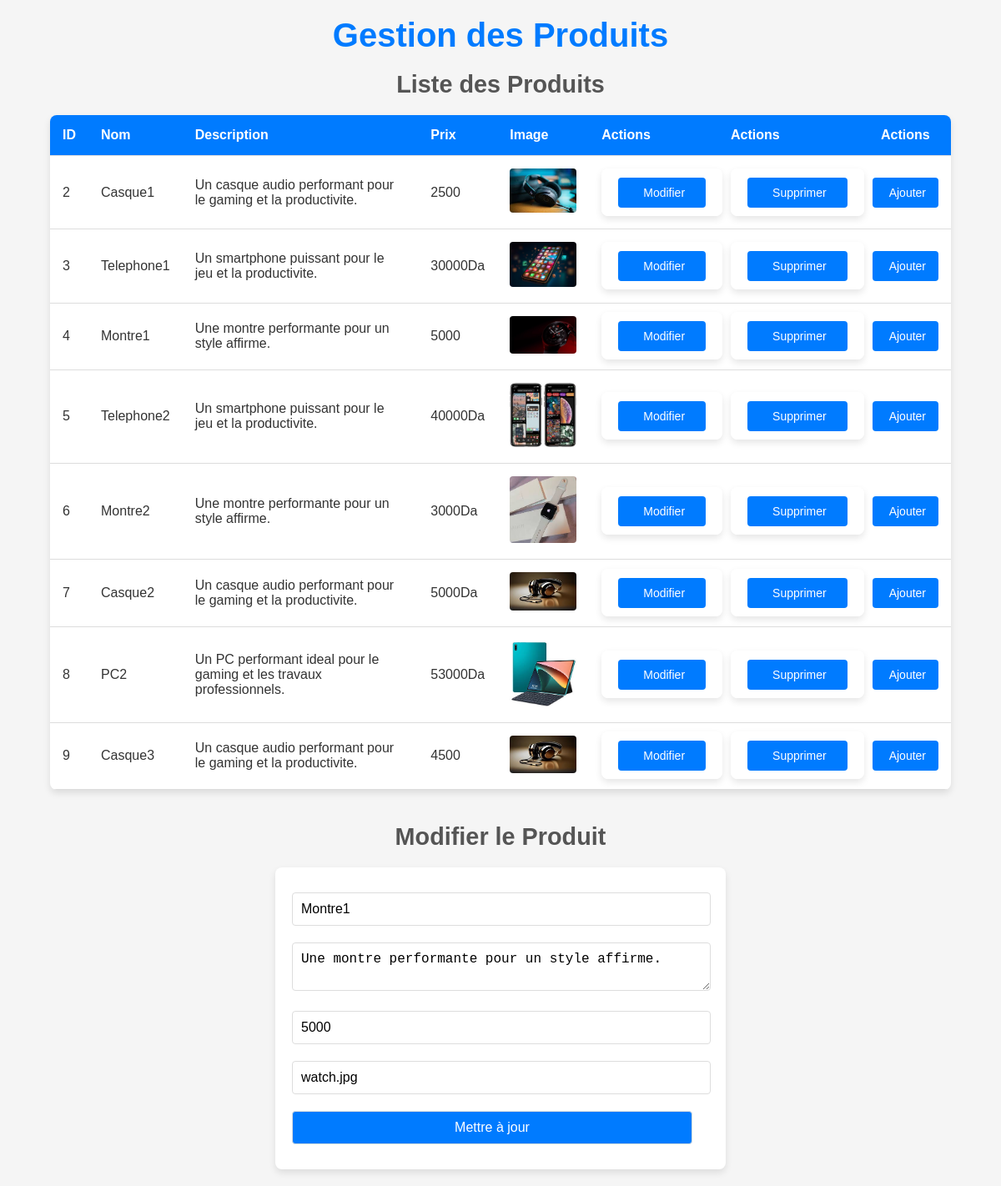
/gestion_produits.php?edit=4 (signed in), run on the app's committed database.
### tables this page shows
CREATE TABLE IF NOT EXISTS `products` (
  `id` int(11) NOT NULL AUTO_INCREMENT,
  `name` varchar(255) NOT NULL,
  `image` varchar(255) NOT NULL,
  `description` text,
  `price` varchar(50) DEFAULT NULL,
  `rating` int(11) DEFAULT NULL,
  PRIMARY KEY (`id`)
);

### gestion_produits.php (the view, shortened to what this page needs)
<?php
include 'config.php';
if (isset($_GET['edit'])) {
    $id = intval($_GET['edit']);
    $stmt = $pdo->prepare("SELECT * FROM products WHERE id = ?");
    $stmt->execute([$id]);
    $product = $stmt->fetch(PDO::FETCH_ASSOC);
}
$stmt = $pdo->query("SELECT * FROM products");
$produits = $stmt->fetchAll(PDO::FETCH_ASSOC);
?>
<!DOCTYPE html>
<html lang="fr">
<head>
    <link rel="stylesheet" href="style1.css">
    <link href="https://unpkg.com/boxicons@2.1.4/css/boxicons.min.css" rel="stylesheet">
</head>
<body>
    <h1 id="main-title">Gestion des Produits</h1>
    <h2 id="product-list-title">Liste des Produits</h2>
    <table id="product-table">
        <thead>
            <tr>
                <th>ID</th>
                <th>Nom</th>
                <th>Description</th>
                <th>Prix</th>
                <th>Image</th>
                <th>Actions</th>
                <th>Actions</th>
                <th>Actions</th>
            </tr>
        </thead>
        <tbody>
            <?php foreach ($produits as $produit): ?>
            <tr>
                <td><?php echo $produit['id']; ?></td>
                <td><?php echo htmlspecialchars($produit['name']); ?></td>
                <td><?php echo htmlspecialchars($produit['description']); ?></td>
                <td><?php echo htmlspecialchars($produit['price']); ?> </td>
                <td>
                    <img src="<?php echo htmlspecialchars($produit['image']); ?>" alt="<?php echo htmlspecialchars($produit['name']); ?>" style="width: 100px;">
                </td>
                <td>
                      <form action="" method="GET" style="display:inline;">
                               <button type="submit" class="action-button"><i class="fas fa-edit"></i> Modifier</button>
                         </form>
                </td>
                <td>
                      <form action="" method="GET" style="display:inline;">
                             <button type="submit" class="action-button" onclick="return confirm('Êtes-vous sûr de vouloir supprimer ce produit ?');">
                              <i class="fas fa-trash"></i> Supprimer
                             </button>
                      </form>
              </td>
              <td>
                   <button class="action-button" onclick="document.getElementById('add-product-form').style.display='block'; document.getElementById('add-product-title').style.display='block';">
                   <i class="fas fa-plus"></i> Ajouter
                  </button>
                </td>
            </tr>
            <?php endforeach; ?>
        </tbody>
    </table>
    <?php if (isset($product)): ?>
        <h2 id="edit-product-title">Modifier le Produit</h2>
        <form id="edit-product-form" method="POST" action="">
            <input type="text" name="name" value="<?php echo htmlspecialchars($product['name']); ?>" required>
            <textarea name="description" required><?php echo htmlspecialchars($product['description']); ?></textarea>
            <input type="number" name="price" value="<?php echo htmlspecialchars($product['price']); ?>" required>
            <input type="text" name="image" value="<?php echo htmlspecialchars($product['image']); ?>" required>
            <button type="submit" name="update_product">Mettre à jour</button>
        </form>
    <?php endif; ?>
 </body>
</html>

### style1.css (style rules this page uses)
body { font-family: Arial, sans-serif; margin: 0; padding: 0; background-color: #f5f5f5; color: #333; }
#main-title { text-align: center; font-size: 2.5rem; margin: 20px 0; color: #007BFF; }
#product-list-title, #add-product-title, #edit-product-title { text-align: center; margin: 20px 0; font-size: 1.8rem; color: #555; }
#product-table { width: 90%; margin: 0 auto 40px; border-collapse: collapse; background-color: #fff; box-shadow: 0 4px 8px rgba(0, 0, 0, 0.1); border-radius: 8px; overflow: hidden; }
#product-table thead { background-color: #007BFF; color: white; }
#product-table th, #product-table td { padding: 15px; text-align: left; border-bottom: 1px solid #ddd; }
#product-table th:last-child, #product-table td:last-child { text-align: center; }
#product-table img { max-width: 80px; border-radius: 4px; }
.action-button { padding: 10px 15px; border: none; border-radius: 4px; cursor: pointer; font-size: 14px; margin: 5px 0; transition: background-color 0.3s ease, transform 0.2s ease; }
.action-button { background-color: #007BFF; color: white; }
form { width: 90%; max-width: 500px; margin: 20px auto; background-color: #fff; padding: 20px; border-radius: 8px; box-shadow: 0 4px 8px rgba(0, 0, 0, 0.1); }
form input, form textarea, form button { width: calc(100% - 20px); margin: 10px 0; padding: 10px; border: 1px solid #ddd; border-radius: 4px; font-size: 1rem; }
form button { background-color: #007BFF; color: white; cursor: pointer; transition: background-color 0.3s ease; }

### data on the page
products: id "2", name "Casque1", description "Un casque audio performant pour le gaming et la productivite.", price "2500", image (picture)
products: id "3", name "Telephone1", description "Un smartphone puissant pour le jeu et la productivite.", price "30000Da", image (picture)
products: id "4", name "Montre1", description "Une montre performante pour un style affirme.", price "5000", image (picture), image "watch.jpg"
products: id "5", name "Telephone2", description "Un smartphone puissant pour le jeu et la productivite.", price "40000Da", image (picture)
products: id "6", name "Montre2", description "Une montre performante pour un style affirme.", price "3000Da", image (picture)
products: id "7", name "Casque2", description "Un casque audio performant pour le gaming et la productivite.", price "5000Da", image (picture)
products: id "8", name "PC2", description "Un PC performant ideal pour le gaming et les travaux professionnels.", price "53000Da", image (picture)
products: id "9", name "Casque3", description "Un casque audio performant pour le gaming et la productivite.", price "4500", image (picture)
